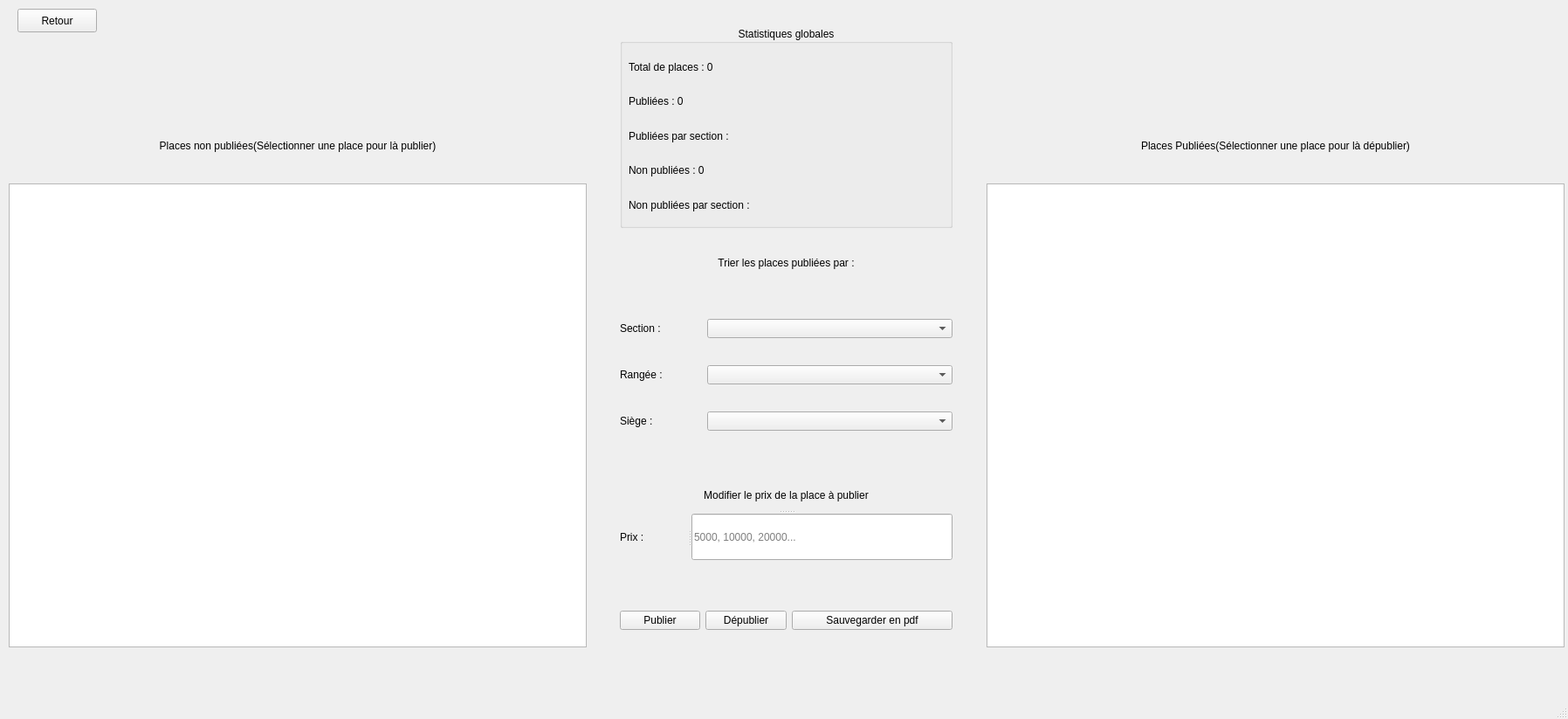
<?xml version="1.0" encoding="UTF-8"?>
<ui version="4.0">
 <class>MainWindow</class>
 <widget class="QMainWindow" name="MainWindow">
  <property name="geometry">
   <rect>
    <x>0</x>
    <y>0</y>
    <width>1796</width>
    <height>823</height>
   </rect>
  </property>
  <property name="windowTitle">
   <string>Publication des places d'un stade de football</string>
  </property>
  <property name="documentMode">
   <bool>false</bool>
  </property>
  <widget class="QWidget" name="centralwidget">
   <widget class="QPushButton" name="pushButton">
    <property name="geometry">
     <rect>
      <x>20</x>
      <y>10</y>
      <width>91</width>
      <height>27</height>
     </rect>
    </property>
    <property name="text">
     <string>Retour</string>
    </property>
    <property name="icon">
     <iconset resource="ressources.qrc">
      <normaloff>:/new/prefix1/icons/arrowback.png</normaloff>:/new/prefix1/icons/arrowback.png</iconset>
    </property>
   </widget>
   <widget class="QWidget" name="layoutWidget">
    <property name="geometry">
     <rect>
      <x>10</x>
      <y>130</y>
      <width>662</width>
      <height>611</height>
     </rect>
    </property>
    <layout class="QVBoxLayout" name="verticalLayout_3" stretch="1,5">
     <item>
      <widget class="QLabel" name="label">
       <property name="text">
        <string>Places non publiées(Sélectionner une place pour là publier)</string>
       </property>
       <property name="alignment">
        <set>Qt::AlignCenter</set>
       </property>
      </widget>
     </item>
     <item>
      <widget class="QTableWidget" name="tableRessources_2">
       <property name="enabled">
        <bool>true</bool>
       </property>
       <property name="minimumSize">
        <size>
         <width>660</width>
         <height>531</height>
        </size>
       </property>
       <property name="cursor" stdset="0">
        <cursorShape>ArrowCursor</cursorShape>
       </property>
       <property name="frameShape">
        <enum>QFrame::StyledPanel</enum>
       </property>
       <property name="frameShadow">
        <enum>QFrame::Sunken</enum>
       </property>
       <property name="showGrid">
        <bool>true</bool>
       </property>
       <property name="sortingEnabled">
        <bool>false</bool>
       </property>
       <property name="columnCount">
        <number>0</number>
       </property>
       <attribute name="horizontalHeaderMinimumSectionSize">
        <number>110</number>
       </attribute>
       <attribute name="horizontalHeaderDefaultSectionSize">
        <number>131</number>
       </attribute>
       <attribute name="horizontalHeaderHighlightSections">
        <bool>true</bool>
       </attribute>
       <attribute name="verticalHeaderVisible">
        <bool>false</bool>
       </attribute>
       <attribute name="verticalHeaderShowSortIndicator" stdset="0">
        <bool>false</bool>
       </attribute>
      </widget>
     </item>
    </layout>
   </widget>
   <widget class="QWidget" name="layoutWidget">
    <property name="geometry">
     <rect>
      <x>1130</x>
      <y>130</y>
      <width>662</width>
      <height>611</height>
     </rect>
    </property>
    <layout class="QVBoxLayout" name="verticalLayout_2" stretch="1,0">
     <item>
      <widget class="QLabel" name="label_2">
       <property name="text">
        <string>Places Publiées(Sélectionner une place pour là dépublier)</string>
       </property>
       <property name="alignment">
        <set>Qt::AlignCenter</set>
       </property>
      </widget>
     </item>
     <item>
      <widget class="QTableWidget" name="tableRessources">
       <property name="enabled">
        <bool>true</bool>
       </property>
       <property name="minimumSize">
        <size>
         <width>660</width>
         <height>531</height>
        </size>
       </property>
       <property name="cursor" stdset="0">
        <cursorShape>ArrowCursor</cursorShape>
       </property>
       <property name="frameShape">
        <enum>QFrame::StyledPanel</enum>
       </property>
       <property name="frameShadow">
        <enum>QFrame::Sunken</enum>
       </property>
       <property name="showGrid">
        <bool>true</bool>
       </property>
       <property name="sortingEnabled">
        <bool>false</bool>
       </property>
       <property name="columnCount">
        <number>0</number>
       </property>
       <attribute name="horizontalHeaderMinimumSectionSize">
        <number>110</number>
       </attribute>
       <attribute name="horizontalHeaderDefaultSectionSize">
        <number>110</number>
       </attribute>
       <attribute name="horizontalHeaderHighlightSections">
        <bool>false</bool>
       </attribute>
       <attribute name="verticalHeaderVisible">
        <bool>false</bool>
       </attribute>
       <attribute name="verticalHeaderShowSortIndicator" stdset="0">
        <bool>false</bool>
       </attribute>
      </widget>
     </item>
    </layout>
   </widget>
   <widget class="QLabel" name="label_4">
    <property name="geometry">
     <rect>
      <x>710</x>
      <y>280</y>
      <width>381</width>
      <height>41</height>
     </rect>
    </property>
    <property name="text">
     <string>Trier les places publiées par :</string>
    </property>
    <property name="alignment">
     <set>Qt::AlignCenter</set>
    </property>
   </widget>
   <widget class="QSplitter" name="splitter_2">
    <property name="geometry">
     <rect>
      <x>710</x>
      <y>550</y>
      <width>381</width>
      <height>91</height>
     </rect>
    </property>
    <property name="orientation">
     <enum>Qt::Vertical</enum>
    </property>
    <widget class="QLabel" name="label_3">
     <property name="text">
      <string>Modifier le prix de la place à publier</string>
     </property>
     <property name="alignment">
      <set>Qt::AlignCenter</set>
     </property>
    </widget>
    <widget class="QSplitter" name="splitter">
     <property name="orientation">
      <enum>Qt::Horizontal</enum>
     </property>
     <widget class="QLabel" name="Prix_2">
      <property name="text">
       <string>Prix :</string>
      </property>
     </widget>
     <widget class="QLineEdit" name="inputPrix">
      <property name="inputMask">
       <string/>
      </property>
      <property name="text">
       <string/>
      </property>
      <property name="placeholderText">
       <string>5000, 10000, 20000...</string>
      </property>
     </widget>
    </widget>
   </widget>
   <widget class="QWidget" name="layoutWidget">
    <property name="geometry">
     <rect>
      <x>710</x>
      <y>660</y>
      <width>381</width>
      <height>101</height>
     </rect>
    </property>
    <layout class="QHBoxLayout" name="horizontalLayout" stretch="1,1,2">
     <item>
      <widget class="QPushButton" name="btnPublier">
       <property name="text">
        <string>Publier</string>
       </property>
       <property name="icon">
        <iconset resource="ressources.qrc">
         <normaloff>:/new/prefix1/icons/arrow-up.png</normaloff>:/new/prefix1/icons/arrow-up.png</iconset>
       </property>
      </widget>
     </item>
     <item>
      <widget class="QPushButton" name="btnDepublier">
       <property name="text">
        <string>Dépublier</string>
       </property>
       <property name="icon">
        <iconset resource="ressources.qrc">
         <normaloff>:/new/prefix1/icons/trash.png</normaloff>:/new/prefix1/icons/trash.png</iconset>
       </property>
      </widget>
     </item>
     <item>
      <widget class="QPushButton" name="pdfButton">
       <property name="text">
        <string>Sauvegarder en pdf</string>
       </property>
       <property name="icon">
        <iconset resource="ressources.qrc">
         <normaloff>:/new/prefix1/icons/sauvegarder.png</normaloff>:/new/prefix1/icons/sauvegarder.png</iconset>
       </property>
      </widget>
     </item>
    </layout>
   </widget>
   <widget class="QGroupBox" name="groupBoxStatistiques">
    <property name="geometry">
     <rect>
      <x>710</x>
      <y>30</y>
      <width>381</width>
      <height>231</height>
     </rect>
    </property>
    <property name="title">
     <string>Statistiques globales</string>
    </property>
    <property name="alignment">
     <set>Qt::AlignCenter</set>
    </property>
    <widget class="QWidget" name="verticalLayoutWidget">
     <property name="geometry">
      <rect>
       <x>10</x>
       <y>30</y>
       <width>361</width>
       <height>191</height>
      </rect>
     </property>
     <layout class="QVBoxLayout" name="layoutStatistiques">
      <item>
       <widget class="QLabel" name="labelTotal">
        <property name="text">
         <string>Total de places : 0</string>
        </property>
       </widget>
      </item>
      <item>
       <widget class="QLabel" name="labelPubliees">
        <property name="text">
         <string>Publiées : 0</string>
        </property>
       </widget>
      </item>
      <item>
       <widget class="QLabel" name="labelPublieesParSection">
        <property name="text">
         <string>Publiées par section :</string>
        </property>
       </widget>
      </item>
      <item>
       <widget class="QLabel" name="labelNonPubliees">
        <property name="text">
         <string>Non publiées : 0</string>
        </property>
       </widget>
      </item>
      <item>
       <widget class="QLabel" name="labelNonPublieesParSection">
        <property name="text">
         <string>Non publiées par section :</string>
        </property>
       </widget>
      </item>
     </layout>
    </widget>
   </widget>
   <widget class="QWidget" name="layoutWidget">
    <property name="geometry">
     <rect>
      <x>710</x>
      <y>340</y>
      <width>381</width>
      <height>181</height>
     </rect>
    </property>
    <layout class="QGridLayout" name="gridLayout" columnstretch="1,3">
     <item row="0" column="0">
      <widget class="QLabel" name="Section_2">
       <property name="text">
        <string>Section :</string>
       </property>
      </widget>
     </item>
     <item row="0" column="1">
      <widget class="QComboBox" name="comboBox"/>
     </item>
     <item row="1" column="0">
      <widget class="QLabel" name="Rangee_2">
       <property name="text">
        <string>Rangée :</string>
       </property>
      </widget>
     </item>
     <item row="1" column="1">
      <widget class="QComboBox" name="comboBox_2"/>
     </item>
     <item row="2" column="0">
      <widget class="QLabel" name="Siege_2">
       <property name="text">
        <string>Siège :</string>
       </property>
      </widget>
     </item>
     <item row="2" column="1">
      <widget class="QComboBox" name="comboBox_3"/>
     </item>
    </layout>
   </widget>
  </widget>
  <widget class="QStatusBar" name="statusbar"/>
  <widget class="QMenuBar" name="menubar">
   <property name="geometry">
    <rect>
     <x>0</x>
     <y>0</y>
     <width>1796</width>
     <height>23</height>
    </rect>
   </property>
  </widget>
 </widget>
 <resources>
  <include location="ressources.qrc"/>
 </resources>
 <connections/>
</ui>
